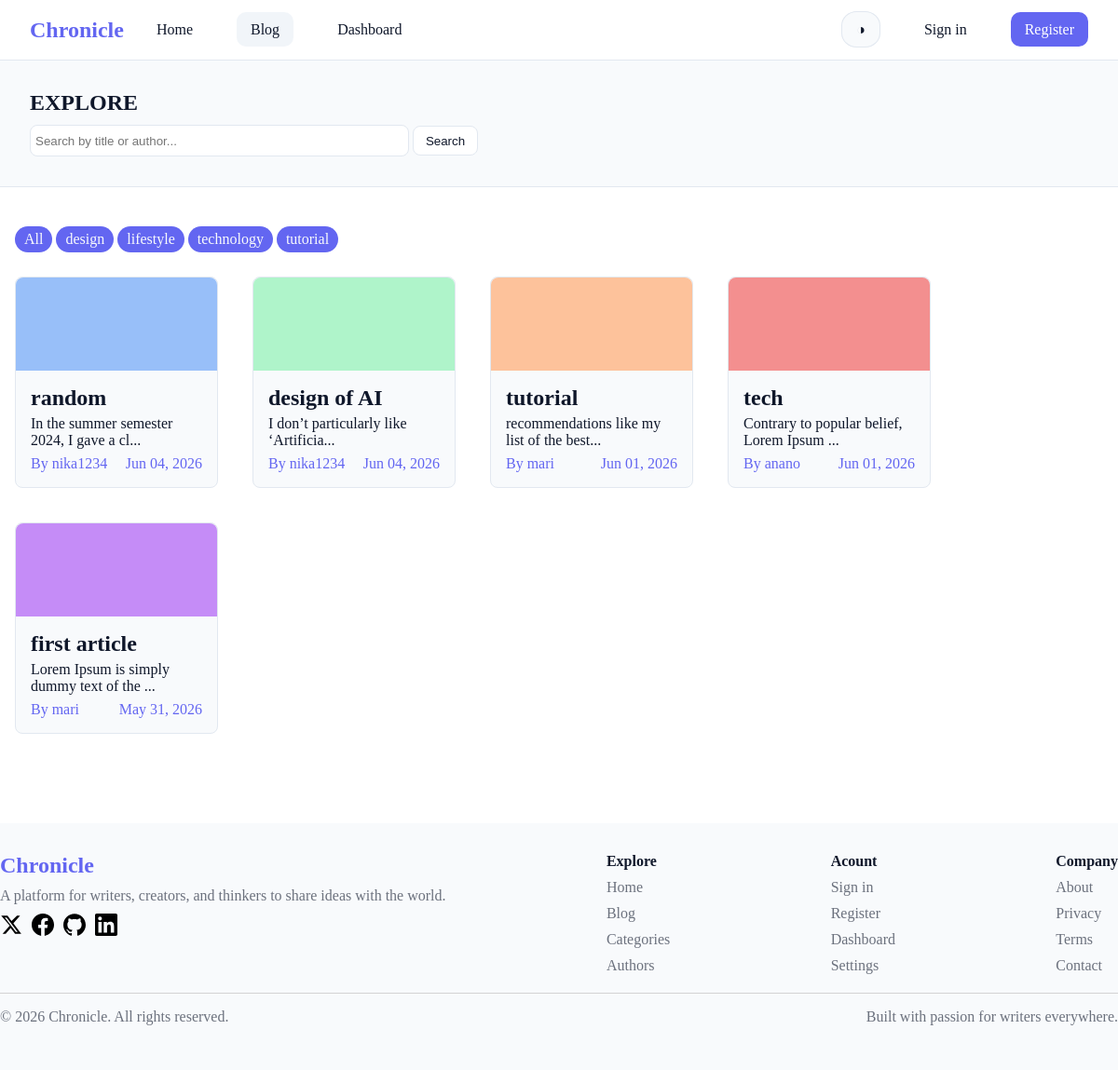
The app's page /articles.php with its own data.
### tables this page shows
CREATE TABLE IF NOT EXISTS `categories` (
  `Id` int UNSIGNED NOT NULL AUTO_INCREMENT,
  `Name` varchar(100) NOT NULL,
  PRIMARY KEY (`Id`),
  UNIQUE KEY `Name` (`Name`)
);

CREATE TABLE IF NOT EXISTS `articles` (
  `Id` int UNSIGNED NOT NULL AUTO_INCREMENT,
  `User_id` int UNSIGNED NOT NULL,
  `Title` varchar(255) NOT NULL,
  `Content` text NOT NULL,
  `status` enum('published','draft') NOT NULL,
  `CreatedAt` timestamp NOT NULL DEFAULT CURRENT_TIMESTAMP,
  PRIMARY KEY (`Id`),
  KEY `User_id` (`User_id`)
);

CREATE TABLE IF NOT EXISTS `users` (
  `Id` int UNSIGNED NOT NULL AUTO_INCREMENT,
  `UserName` varchar(20) NOT NULL,
  `Email` varchar(255) NOT NULL,
  `Password` varchar(255) NOT NULL,
  `Role` enum('admin','user') NOT NULL DEFAULT 'user',
  PRIMARY KEY (`Id`),
  UNIQUE KEY `UserName` (`UserName`),
  UNIQUE KEY `UserName_2` (`UserName`,`Email`)
);

### articles.php (the view, shortened to what this page needs)
<!DOCTYPE html>
<html lang="en" data-theme="light">
 <?php
    require_once "./templates/head.php";
 ?>
<body>
    <?php
        require_once "./templates/header.php";
        require_once './config/db.php';
        $search   = !empty($_GET['search'])   ? trim($_GET['search'])       : '';
        $category = !empty($_GET['category']) ? (int)$_GET['category']      : 0;
        $allCategories = $conn->query("SELECT Id, Name FROM categories")->fetch_all(MYSQLI_ASSOC);
        $sql = "SELECT a.Id, a.Title, a.Content, a.CreatedAt, u.username AS author
                FROM articles a
                JOIN users u ON a.User_id = u.Id
                WHERE a.status = 'published'";
        $sql .= " ORDER BY a.CreatedAt DESC";
        $stmt = $conn->prepare($sql);
        $stmt->execute();
        $articles = $stmt->get_result()->fetch_all(MYSQLI_ASSOC);
    ?>
    <main class="articles-main-content">
        <section class="sub-header">
            <h1>EXPLORE</h1>
            <form action="" method="GET">
                <input
                    type="text"
                    name="search"
                    placeholder="Search by title or author..."
                    id="search";
                    value="<?php
                     echo isset($_GET['search']) ? htmlspecialchars($_GET['search']) : ''; ?>"
                >
                <button type="submit" class="search-btn">Search</button>
            </form>
        </section>
        <section class="articles-container">
            <div class="category-filters">
                <a href="articles.php" class="filter-btn <?php echo !isset($_GET['category']) ? 'active' : ''; ?>">
                    All
                </a>
                <?php
                foreach ($allCategories as $cat): ?>
                    <a href="articles.php?category=<?php echo $cat['Id']; ?><?php echo $search ? '&search=' . urlencode($search) : ''; ?>"
                    class="filter-btn <?php echo $category === $cat['Id'] ? 'active' : ''; ?>">
                        <?php echo htmlspecialchars($cat['Name']); ?>
                    </a>
                <?php endforeach; ?>
            </div>
            <?php
            if (empty($articles)): ?>
                <p>No articles found <?php echo !empty($_GET['search']) ? 'for "' .
                 htmlspecialchars($_GET['search']) . '"' : ''; ?></p>
            <?php else: ?>
            <?php foreach ($articles as $article):   ?>
                <a href="read.php?id=<?php echo $article['Id']; ?>" class="article-link">
                    <article>
                        <div class="article-card"></div>
                        <div class="article-text">
                            <h2><?php echo htmlspecialchars($article['Title']); ?></h2>
                            <p class="content"><?php echo htmlspecialchars(substr($article['Content'], 0, 40)) . '...'; ?></p>
                            <div class="article-info">
                                <p class="author">By <?php echo htmlspecialchars($article['author']); ?></p>
                                <p class="date"><?php echo date('M d, Y', strtotime($article['CreatedAt'])); ?></p>
                            </div>
                        </div>
                    </article>
                </a>
            <?php endforeach; ?>
            <?php endif; ?>
        </section>
    </main>
    <?php
        require_once "./templates/footer.php";
    ?>
</body>
</html>

### css/style.css (style rules this page uses)
:root { --color-bg-light: #ffffff; --color-bg-dark:#0f172a; --color-surface-light:#f8fafc; --color-surface-dark:#1e1b4b; --color-bg-hover-light:#f1f5f9; --color-bg-hover-dark:#334155; --color-accent-light:#6366f1; --color-accent-dark:#818cf8; --color-article-light:#eef2ff; --color-article-dark: #1e293b; --color-text-light:#0f172a; --color-text-dark:#f8fafc; --color-border-light:#e2e8f0; --color-border-dark:#334155; --color-bg: var(--color-bg-light); --color-surface: var(--color-surface-light); --color-bg-hover: var(--color-bg-hover-light); --color-article: var(--color-article-light); --color-text: var(--color-text-light); --color-border: var(--color-border-light); --color-accent: var(--color-accent-light); }
.active { background-color: var(--color-bg-hover); }
body { color: var(--color-text); }
.articles-main-content { position: relative; display: flex; flex-direction: column; background-color: var(--color-surface); }
.sub-header { padding: 2rem; border-bottom: var(--color-border) 1px solid; }
.sub-header #search { width: 100%; max-width: 400px; height: 2rem; border: var(--color-border) 1px solid; padding-left: 5px; margin-top: 10px; border-radius: 8px; cursor: pointer; background-color: var(--color-bg); color: var(--color-text); }
.sub-header .search-btn { border: var(--color-border) 1px solid; height: 2rem; max-width: 70px; width: 100%; border-radius: 8px; background-color: var(--color-bg); color: var(--color-text); }
.articles-container { display: flex; flex-direction: row; flex-wrap: wrap; gap: 5px; padding: 5rem 2rem 5rem 0; background-color: var(--color-bg); }
.articles-container a { max-width: 250px; }
.articles-container article { max-height: 300px; max-width: 250px; border-radius: 8px; border: var(--color-border) 1px solid; background-color: var(--color-surface); margin: 1rem; cursor: pointer; }
.articles-container .article-card { max-width: 250px; width: 100%; height: 100px; border-top-left-radius: 8px; border-top-right-radius: 8px; }
.articles-container .article-text { padding: 1rem; }
.articles-container a:nth-child(5n+1) .article-card { background: #c58cf7; }
.articles-container a:nth-child(5n+2) .article-card { background: #98bff9; }
.articles-container a:nth-child(5n+3) .article-card { background: #aff4ca; }
.articles-container a:nth-child(5n+4) .article-card { background: #fdc29b; }
.articles-container a:nth-child(5n+5) .article-card { background: #f38f8f; }
.articles-container .article-info { display: flex; flex-direction: row; justify-content: space-between; padding-top: 7px; color: var(--color-accent); }
.articles-container h2 { padding-bottom: 5px; }
.articles-container .article-link { text-decoration: none; color: var(--color-text); }
.category-badge, .filter-btn { display: inline-block; padding: 5px 10px; border-radius: 20px; color: var(--color-text-dark); background-color: var(--color-accent); margin-bottom: 10px; text-decoration: none; }
.category-filters { position: absolute; transform: translateY(-100%); padding-left: 1rem; }
* { padding: 0; margin: 0; }

### records on screen
categories: Name "design"
categories: Name "lifestyle"
categories: Name "technology"
categories: Name "tutorial"
articles: Title "random", Content "In the summer semester 2024, I gave a cl", User.UserName "nika1234", CreatedAt "Jun 04, 2026"
articles: Title "design of AI", Content "I don’t particularly like ‘Artificia", User.UserName "nika1234", CreatedAt "Jun 04, 2026"
articles: Title "tutorial", Content "recommendations like my list of the best", User.UserName "mari", CreatedAt "Jun 01, 2026"
articles: Title "tech", Content "Contrary to popular belief, Lorem Ipsum", User.UserName "anano", CreatedAt "Jun 01, 2026"
articles: Title "first article", Content "Lorem Ipsum is simply dummy text of the", User.UserName "mari", CreatedAt "May 31, 2026"
